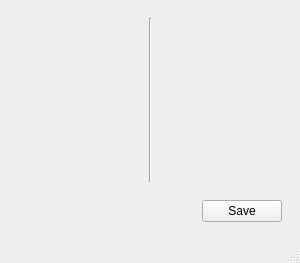
<?xml version="1.0" encoding="UTF-8"?>
<ui version="4.0">
 <class>MainWindow</class>
 <widget class="QMainWindow" name="MainWindow">
  <property name="geometry">
   <rect>
    <x>0</x>
    <y>0</y>
    <width>300</width>
    <height>263</height>
   </rect>
  </property>
  <property name="windowTitle">
   <string>Button Map</string>
  </property>
  <widget class="QWidget" name="centralwidget">
   <layout class="QGridLayout" name="gridLayout">
    <item row="0" column="0">
     <widget class="QWidget" name="widget" native="true">
      <layout class="QVBoxLayout" name="verticalLayout">
       <property name="spacing">
        <number>0</number>
       </property>
       <property name="margin">
        <number>0</number>
       </property>
       <item>
        <widget class="QWidget" name="buttons_widget" native="true">
         <layout class="QHBoxLayout" name="horizontalLayout_2">
          <item>
           <widget class="QWidget" name="buttons_1" native="true"/>
          </item>
          <item>
           <widget class="Line" name="line">
            <property name="orientation">
             <enum>Qt::Vertical</enum>
            </property>
           </widget>
          </item>
          <item>
           <widget class="QWidget" name="buttons_2" native="true"/>
          </item>
         </layout>
        </widget>
       </item>
       <item>
        <widget class="QWidget" name="widget_2" native="true">
         <property name="maximumSize">
          <size>
           <width>16777215</width>
           <height>41</height>
          </size>
         </property>
         <layout class="QHBoxLayout" name="horizontalLayout">
          <item>
           <spacer name="horizontalSpacer">
            <property name="orientation">
             <enum>Qt::Horizontal</enum>
            </property>
            <property name="sizeHint" stdset="0">
             <size>
              <width>180</width>
              <height>20</height>
             </size>
            </property>
           </spacer>
          </item>
          <item>
           <widget class="QPushButton" name="pushButton">
            <property name="text">
             <string>Save</string>
            </property>
           </widget>
          </item>
         </layout>
        </widget>
       </item>
      </layout>
     </widget>
    </item>
   </layout>
  </widget>
  <widget class="QMenuBar" name="menubar">
   <property name="geometry">
    <rect>
     <x>0</x>
     <y>0</y>
     <width>300</width>
     <height>21</height>
    </rect>
   </property>
  </widget>
  <widget class="QStatusBar" name="statusbar"/>
 </widget>
 <resources/>
 <connections/>
</ui>
